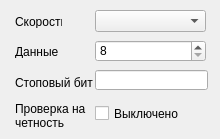
<?xml version="1.0" encoding="UTF-8"?>
<ui version="4.0">
 <class>Form</class>
 <widget class="QWidget" name="Form">
  <property name="geometry">
   <rect>
    <x>0</x>
    <y>0</y>
    <width>220</width>
    <height>139</height>
   </rect>
  </property>
  <property name="windowTitle">
   <string>Настройки USB</string>
  </property>
  <widget class="QLabel" name="label">
   <property name="geometry">
    <rect>
     <x>15</x>
     <y>15</y>
     <width>47</width>
     <height>13</height>
    </rect>
   </property>
   <property name="text">
    <string>Скорость </string>
   </property>
  </widget>
  <widget class="QLabel" name="label_2">
   <property name="geometry">
    <rect>
     <x>15</x>
     <y>45</y>
     <width>47</width>
     <height>13</height>
    </rect>
   </property>
   <property name="text">
    <string>Данные </string>
   </property>
  </widget>
  <widget class="QLabel" name="label_3">
   <property name="geometry">
    <rect>
     <x>15</x>
     <y>75</y>
     <width>81</width>
     <height>16</height>
    </rect>
   </property>
   <property name="text">
    <string>Стоповый бит</string>
   </property>
  </widget>
  <widget class="QLabel" name="label_4">
   <property name="geometry">
    <rect>
     <x>15</x>
     <y>100</y>
     <width>81</width>
     <height>31</height>
    </rect>
   </property>
   <property name="text">
    <string>Проверка на четность</string>
   </property>
   <property name="wordWrap">
    <bool>true</bool>
   </property>
  </widget>
  <widget class="QLineEdit" name="lsm__usb_stop_bit">
   <property name="geometry">
    <rect>
     <x>95</x>
     <y>70</y>
     <width>113</width>
     <height>20</height>
    </rect>
   </property>
  </widget>
  <widget class="QCheckBox" name="lsm__usb_check_odd">
   <property name="geometry">
    <rect>
     <x>95</x>
     <y>105</y>
     <width>111</width>
     <height>17</height>
    </rect>
   </property>
   <property name="text">
    <string>Выключено</string>
   </property>
  </widget>
  <widget class="QComboBox" name="lsm__usb_port">
   <property name="geometry">
    <rect>
     <x>95</x>
     <y>10</y>
     <width>111</width>
     <height>22</height>
    </rect>
   </property>
  </widget>
  <widget class="QSpinBox" name="lsm__usb_size_data">
   <property name="geometry">
    <rect>
     <x>95</x>
     <y>40</y>
     <width>111</width>
     <height>22</height>
    </rect>
   </property>
   <property name="minimum">
    <number>8</number>
   </property>
   <property name="maximum">
    <number>1024</number>
   </property>
   <property name="singleStep">
    <number>8</number>
   </property>
  </widget>
 </widget>
 <resources/>
 <connections/>
</ui>
